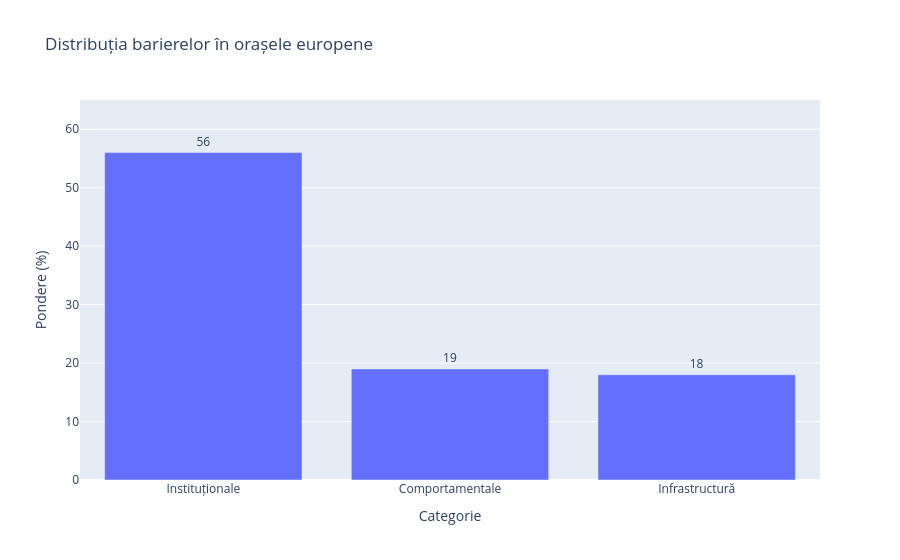

Source (notebook cell):
### Markdown cell above
## Ce arată datele despre principalele bariere

Un rezultat esențial provine din analiza realizată de NetZeroCities asupra orașelor care au primit Mission Label. În total, 53 de orașe au raportat 915 bariere, ceea ce înseamnă aproximativ 17 bariere per oraș.

Distribuția acestora este relevantă: 56% sunt bariere instituționale, 19% comportamentale, iar 18% țin de infrastructură. În plus, peste 350 de bariere sunt transversale, implicând mai multe sectoare simultan.

## Analiză

Aceste date arată că principalele dificultăți nu sunt de natură tehnologică, ci instituțională. Problemele dominante sunt legate de birocrație, fragmentarea responsabilităților între niveluri de guvernare și lipsa unor mecanisme financiare eficiente.

## Interpretare

Se poate concluziona că succesul tranziției climatice depinde în primul rând de capacitatea administrativă și de coordonare, nu de disponibilitatea soluțiilor tehnice.

### Code cell
import pandas as pd
import plotly.express as px

df = pd.DataFrame({
    "Categorie": ["Instituționale", "Comportamentale", "Infrastructură"],
    "Pondere (%)": [56, 19, 18]
})

fig = px.bar(df, x="Categorie", y="Pondere (%)", text="Pondere (%)",
             title="Distribuția barierelor în orașele europene")

fig.update_traces(textposition="outside")
fig.update_layout(yaxis_range=[0, 65])
fig.show()

### Figure 1 — Plotly figure (JSON) as saved in the notebook; plotly's stock layout.template omitted (floating-point values rounded to 4 significant figures)
{"data": [{"hovertemplate": "Categorie=%{x}<br>Pondere (%)=%{text}<extra></extra>", "legendgroup": "", "marker": {"color": "#636efa", "pattern": {"shape": ""}}, "name": "", "orientation": "v", "showlegend": false, "text": [56.0, 19.0, 18.0], "textposition": "outside", "type": "bar", "x": ["Instituționale", "Comportamentale", "Infrastructură"], "xaxis": "x", "y": [56, 19, 18], "yaxis": "y"}], "layout": {"barmode": "relative", "legend": {"tracegroupgap": 0}, "title": {"text": "Distribuția barierelor în orașele europene"}, "xaxis": {"anchor": "y", "domain": [0, 1], "title": {"text": "Categorie"}}, "yaxis": {"anchor": "x", "domain": [0, 1], "range": [0, 65], "title": {"text": "Pondere (%)"}}}}
